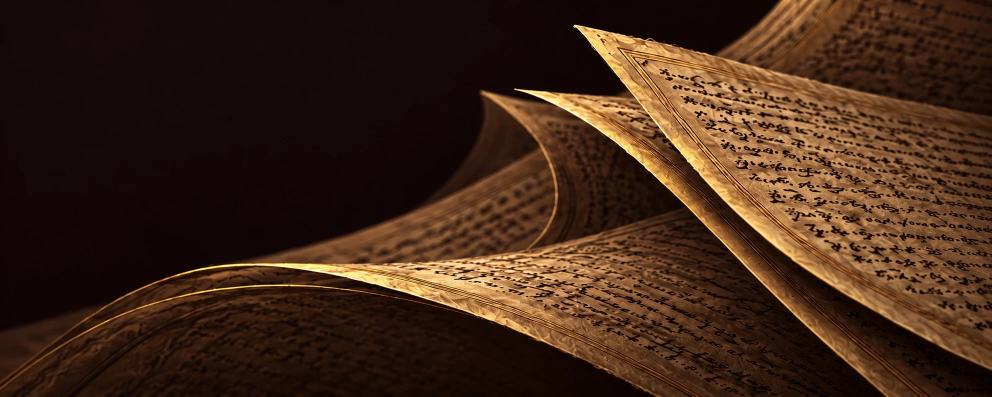
#> input picture site/hero.webp, 1983 x 793 px (shown at 1/2 size)
$ python segment.py ../site/hero.webp
#> lines starting #> are read from the running program, lines starting #| are printed output that depends on the picture; after the words box and inside, x2 and y2 are one past the last pixel; in counts of white or black regions, pixels touching at a corner belong together
"""Split a line crop into glyph boxes: connected components, marks merged into their letter.

usage: python -X utf8 gt/segment.py gt/lines/p09_l01.png [...]   -> prints boxes, writes gt/overlays/*.png
"""
import json, sys
from pathlib import Path

import cv2
import numpy as np


def glyph_boxes(path):
    """Return [[x0, x1, y0, y1, kind], ...] left to right. kind: 'glyph' or 'sep' (the two-dot word separator)."""
    gray = cv2.imread(str(path), cv2.IMREAD_GRAYSCALE)
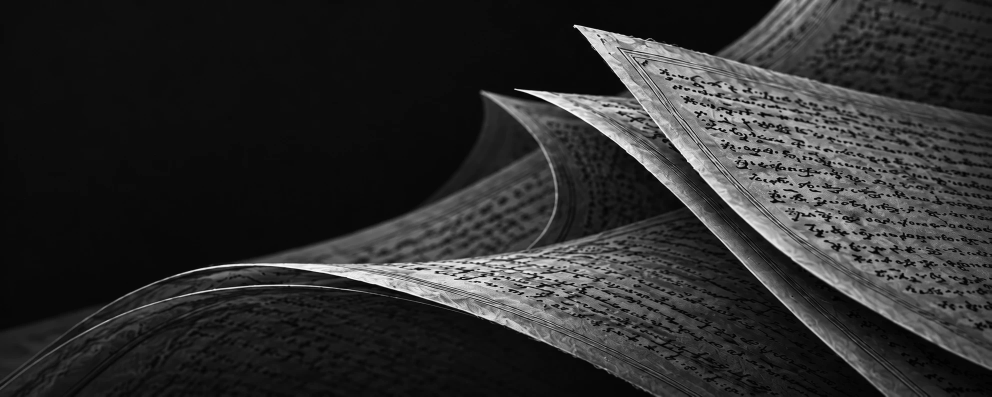
#> gray: shape (793, 1983) (shown at 1/2 size); min 0, max 252, mean 45.1
    _, ink = cv2.threshold(gray, 0, 255, cv2.THRESH_BINARY_INV + cv2.THRESH_OTSU)
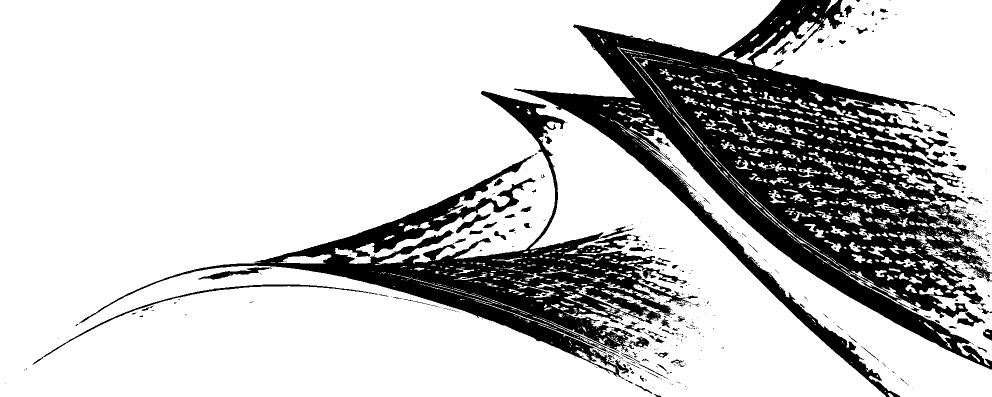
#> ink: shape (793, 1983) (shown at 1/2 size); 78.2% white; 663 black regions (554 under 20 px), largest, box (x1, y1, x2, y2) and area: (1028, 0, 1983, 793) 224314, (158, 182, 1382, 759) 101310, (65, 569, 756, 729) 2280
    n, _, stats, _ = cv2.connectedComponentsWithStats(ink, connectivity=8)
#> n = 1029; stats = 1029 rows, first 6: [11, 0, 1972, 793, 342208], [0, 0, 1772, 793, 1005408], [1650, 0, 26, 26, 176], [1507, 0, 476, 732, 120305], [1610, 11, 1, 1, 1], [1634, 11, 6, 5, 20]
    comps = [dict(x0=x, x1=x + w, y0=y, y1=y + h, area=a) for x, y, w, h, a in stats[1:] if a >= 6]  # drop speckle
#> comps = 555 items
    tall = np.median([c["y1"] - c["y0"] for c in comps if c["area"] > 80])
#> tall = 15
    # the printed frame: a thin rule taller than any letter
    H, W = gray.shape
#> H = 793; W = 1983
    rule = lambda c: (c["x1"] - c["x0"]) < 0.2 * (c["y1"] - c["y0"]) and (c["y1"] - c["y0"] >= 0.85 * H or c["x1"] >= W - 3)
    comps = [c for c in comps if not rule(c)]
    # ponytail: fixed size cut between letters and marks; revisit for other pages / resolutions
    big = [c for c in comps if c["y1"] - c["y0"] >= 0.45 * tall]
#> big = 255 items
    small = [c for c in comps if c not in big]
#> small = 300 items

    def xov(a, b):
        return min(a["x1"], b["x1"]) - max(a["x0"], b["x0"])

    # a letter broken into pieces: merge big components that mostly overlap in x
    big.sort(key=lambda c: c["x0"])
    merged = []
    for c in big:
        if merged and xov(merged[-1], c) > 0.6 * min(c["x1"] - c["x0"], merged[-1]["x1"] - merged[-1]["x0"]):
            m = merged[-1]
            m.update(x0=min(m["x0"], c["x0"]), x1=max(m["x1"], c["x1"]), y0=min(m["y0"], c["y0"]), y1=max(m["y1"], c["y1"]))
        else:
            merged.append(dict(c, kind="glyph"))
#> this loop made 255 passes
#> c on passes 1 to 11: {'x0': 0, 'x1': 1772, 'y0': 0, 'y1': 793, 'area': 1005408}, {'x0': 556, 'x1': 663, 'y0': 509, 'y1': 527, 'area': 1198}, {'x0': 768, 'x1': 790, 'y0': 470, 'y1': 480, 'area': 91}, {'x0': 808, 'x1': 837, 'y0': 450, 'y1': 463, 'area': 198}, {'x0': 823, 'x1': 1000, 'y0': 557, 'y1': 609, 'area': 222}, {'x0': 837, 'x1': 861, 'y0': 444, 'y1': 457, 'area': 194}, {'x0': 860, 'x1': 924, 'y0': 573, 'y1': 591, 'area': 77}, {'x0': 866, 'x1': 894, 'y0': 431, 'y1': 441, 'area': 134}, {'x0': 912, 'x1': 948, 'y0': 537, 'y1': 547, 'area': 141}, {'x0': 936, 'x1': 985, 'y0': 594, 'y1': 608, 'area': 62}, {'x0': 949, 'x1': 1114, 'y0': 600, 'y1': 658, 'area': 254}
#> after the loop, merged = 1 item

    # separators: two similar dots stacked vertically inside the text body (marks above letters sit higher)
    h = gray.shape[0]
#> h = 793
    dot = lambda c: c["y1"] - c["y0"] < 0.3 * tall and c["x1"] - c["x0"] < 0.3 * tall and c["y0"] > 0.3 * h
    used = set()
    seps = []
    for i, a in enumerate(small):
        for j, b in enumerate(small):
            if i < j and i not in used and j not in used and dot(a) and dot(b) and xov(a, b) > 0 \
                    and abs(a["y0"] - b["y0"]) > 0.15 * tall:
                seps.append(dict(x0=min(a["x0"], b["x0"]), x1=max(a["x1"], b["x1"]), y0=min(a["y0"], b["y0"]), y1=max(a["y1"], b["y1"]), kind="sep"))
                used |= {i, j}
#> this loop made 300 passes
#> a on passes 1 to 3: {'x0': 1634, 'x1': 1640, 'y0': 11, 'y1': 16, 'area': 20}, {'x0': 1604, 'x1': 1609, 'y0': 13, 'y1': 18, 'area': 7}, {'x0': 1550, 'x1': 1555, 'y0': 34, 'y1': 37, 'area': 8}
#> after the loop, seps = 4 items; used = 8 items

    # every other mark (dots, vowel strokes) joins the letter nearest in x
    for i, s in enumerate(small):
        if i in used:
            continue
        cx = (s["x0"] + s["x1"]) / 2
        g = min(merged, key=lambda g: 0 if g["x0"] <= cx <= g["x1"] else min(abs(cx - g["x0"]), abs(cx - g["x1"])))
        g.update(x0=min(g["x0"], s["x0"]), x1=max(g["x1"], s["x1"]), y0=min(g["y0"], s["y0"]), y1=max(g["y1"], s["y1"]))
#> this loop made 300 passes
#> (s, cx) on passes 1 to 3: ({'x0': 1634, 'x1': 1640, 'y0': 11, 'y1': 16, 'area': 20}, 1637), ({'x0': 1604, 'x1': 1609, 'y0': 13, 'y1': 18, 'area': 7}, 1606.5), ({'x0': 1550, 'x1': 1555, 'y0': 34, 'y1': 37, 'area': 8}, 1552.5)

    out = sorted(merged + seps, key=lambda c: c["x0"])
#> out = 5 items
    return [[int(c["x0"]), int(c["x1"]), int(c["y0"]), int(c["y1"]), c["kind"]] for c in out]


def boxes_for(lat, root=Path(__file__).parent):
    """Boxes a lattice's span indices refer to. Lines prepared before chunk 7 used this file's segmenter
    (frozen, so their indices stay valid); lines from gt/prep_lines.py store the pipeline's boxes from when they
    were prepared, so a later stage B change can't shift the indices under a review (log 83)."""
    if "boxes" in lat:
        return lat["boxes"]
    if lat.get("segmenter") == "pipeline":
        import sys
        sys.path.insert(0, str(root.parent))
        from khojki.glyphs import glyph_boxes as pipeline_boxes
        return pipeline_boxes(cv2.imread(str(root / lat["file"]), cv2.IMREAD_GRAYSCALE))
    return glyph_boxes(root / lat["file"])


def overlay(path, boxes, out):
    img = cv2.imread(str(path))
    img = cv2.resize(img, None, fx=3, fy=3, interpolation=cv2.INTER_CUBIC)
    for k, (x0, x1, y0, y1, kind) in enumerate(boxes):
        col = (0, 140, 255) if kind == "sep" else (200, 60, 0)
        cv2.rectangle(img, (x0 * 3, y0 * 3), (x1 * 3, y1 * 3), col, 2)
        cv2.putText(img, str(k), (x0 * 3 + 2, 22 if k % 2 else img.shape[0] - 6), cv2.FONT_HERSHEY_SIMPLEX, 0.7, col, 2)
    cv2.imwrite(str(out), img)


if __name__ == "__main__":
    od = Path(__file__).parent / "overlays"
    od.mkdir(exist_ok=True)
    for p in map(Path, sys.argv[1:]):
        b = glyph_boxes(p)
#> b = [[0, 1983, 0, 793, 'glyph'], [1161, 1168, 498, 701, 'sep'], [1538, 1543, 322, 384, 'sep'], [1588, 1594, 329, 429, 'sep'], [1759, 1764, 352, 439, 'sep']]
        overlay(p, b, od / p.name)
#> in overlay, img is the input picture: shape (793, 1983, 3); mean B, G, R 23.5, 39.2, 64.8
#> the loop in overlay, `for k, (x0, x1, y0, y1, kind) in enumerate(boxes):` made 5 passes
#> (x0, x1, y0, y1, kind, col) on passes 1 to 5: (0, 1983, 0, 793, 'glyph', (200, 60, 0)), (1161, 1168, 498, 701, 'sep', (0, 140, 255)), (1538, 1543, 322, 384, 'sep', (0, 140, 255)), (1588, 1594, 329, 429, 'sep', (0, 140, 255)), (1759, 1764, 352, 439, 'sep', (0, 140, 255))
#> after the loop in overlay, `for k, (x0, x1, y0, y1, kind) in enumerate(boxes):`:
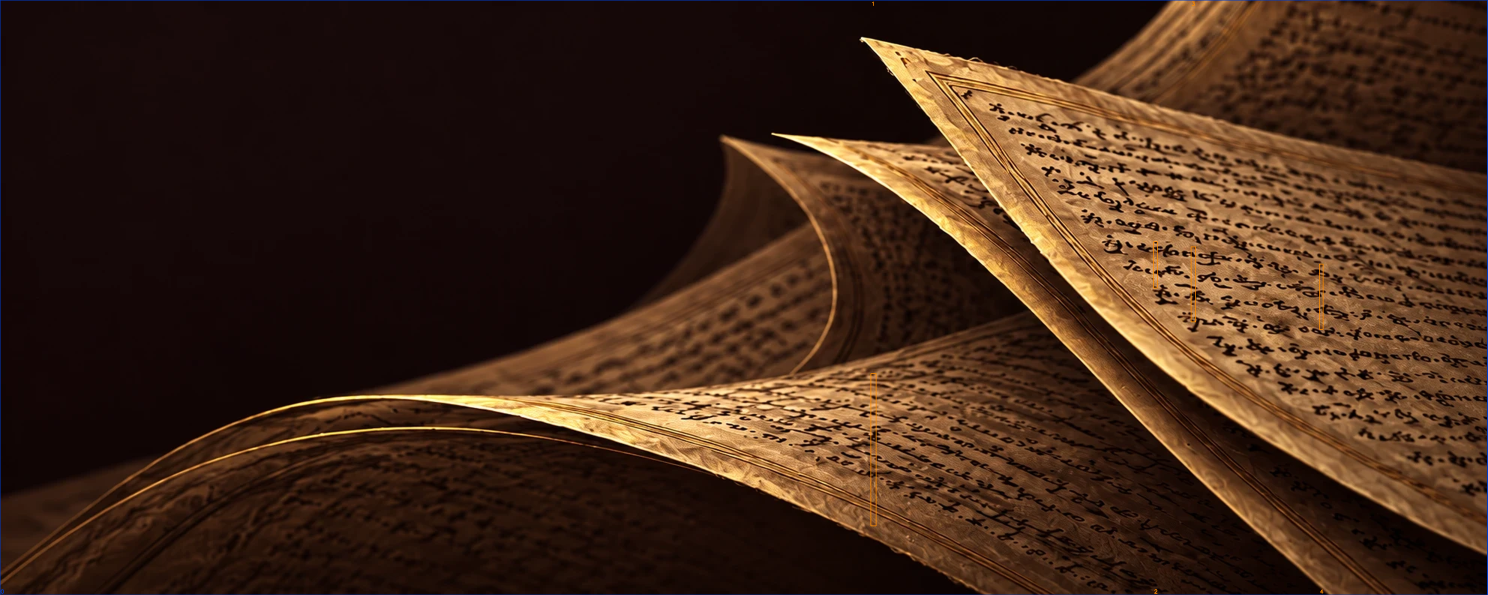
#> img: shape (2379, 5949, 3) (shown at 1/4 size); mean B, G, R 23.8, 39.4, 64.8
        print(p.name, len(b), "boxes,", sum(k == "sep" for *_, k in b), "separators")
#| hero.webp 5 boxes, 4 separators
        print(json.dumps(b))
#| [[0, 1983, 0, 793, "glyph"], [1161, 1168, 498, 701, "sep"], [1538, 1543, 322, 384, "sep"], [1588, 1594, 329, 429, "sep"], [1759, 1764, 352, 439, "sep"]]
